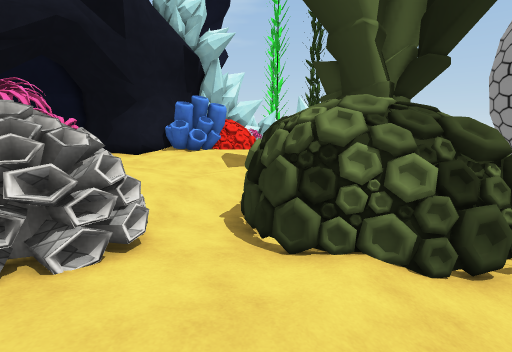
[1] (above)

18 first-person views from a walk through a scene from a Unity 3-D project. The camera is 1.5 m above the floor, tilts 10° down and sees 85° across. The floor is counted in squares, 1 m on a side. Each view is taken from the middle of a square. On the plan, view 1 faces up. The plan holds only what a view shows up to about 14 squares ahead; the rest is blank. The place goes on beyond the plan. Some animated figures are left out. Some surface patterns are stand-ins.

[2]
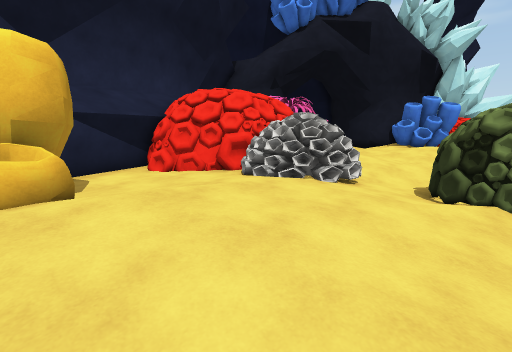

[3]
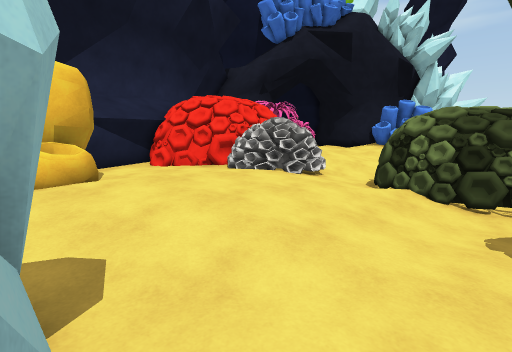

[4]
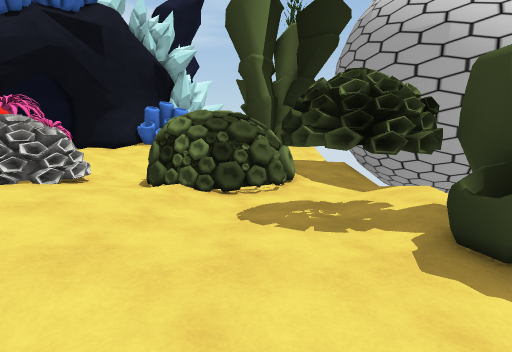

[5]
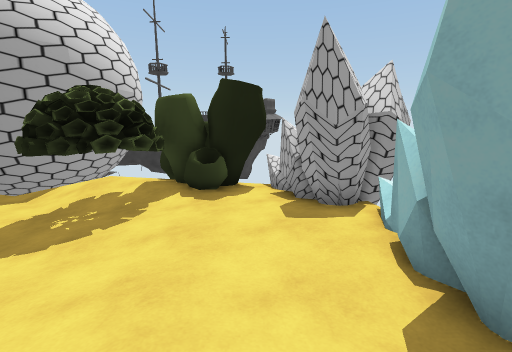

[6]
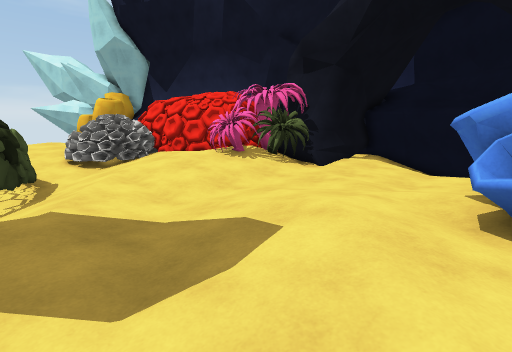

[7]
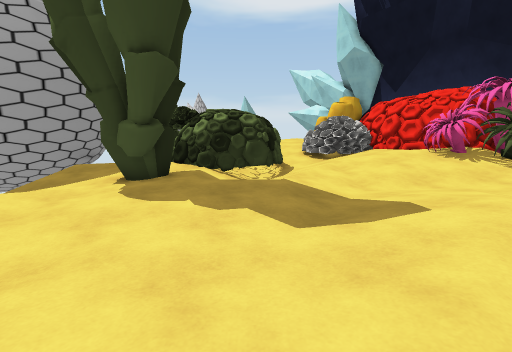

[8]
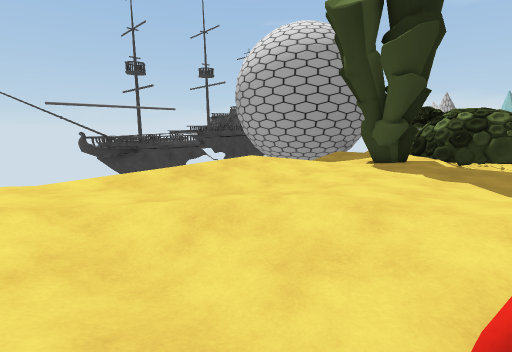

[9]
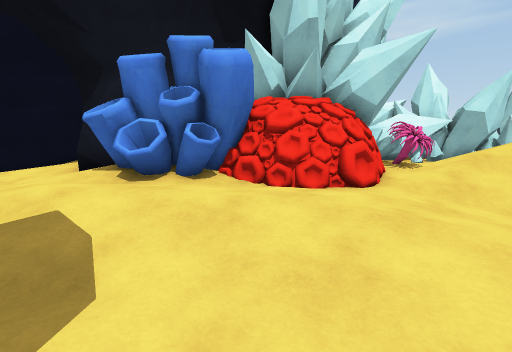

[10]
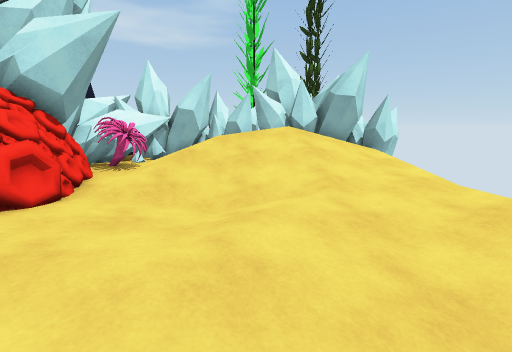

[11]
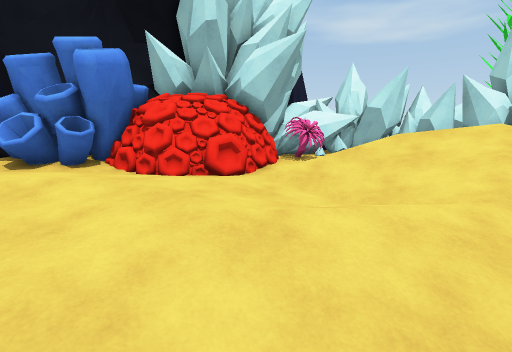

[12]
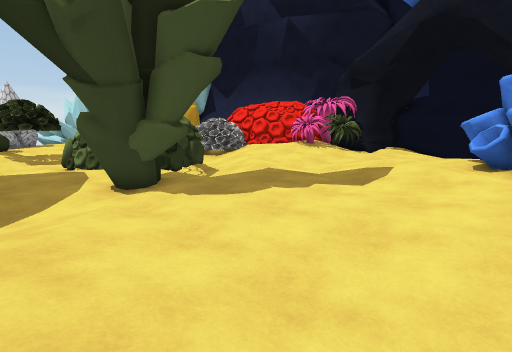

[13]
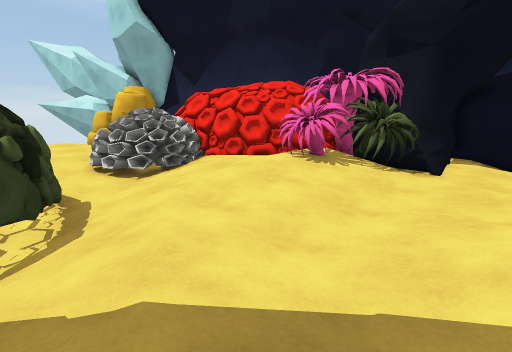

[14]
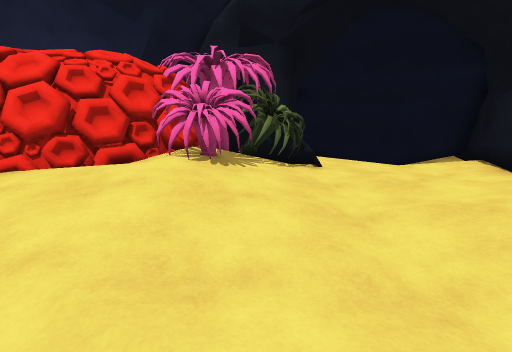

[15]
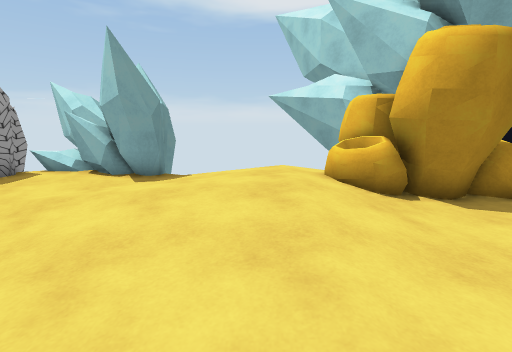

[16]
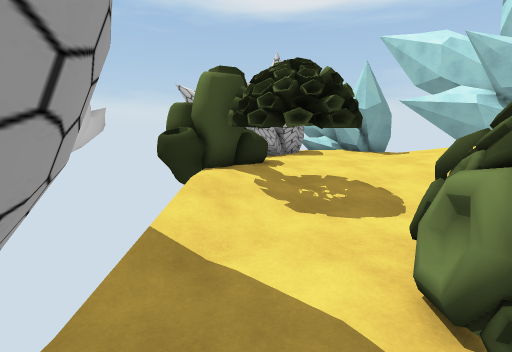

[17]
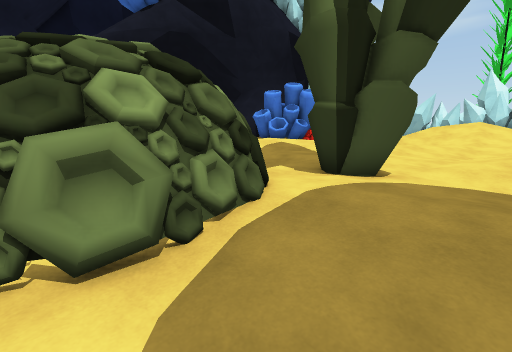

[18]
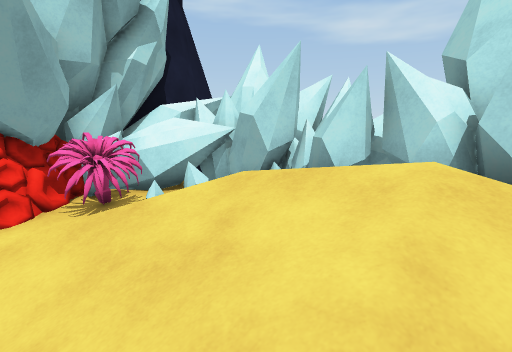

### Floor plan
Key: @ floor where view 1 was taken; # wall or solid block; . main floor; : floor 0.25 m higher than the main floor; - floor 0.25 m lower than the main floor; + floor 0.5 m higher than the main floor; _ floor 0.5 m lower than the main floor; < floor 0.75 m lower than the main floor; / step, stairs or slope; = window, fence, low wall or low ledge; ^ raised ledge; O other object.
Columns run from 14 left of view 1 to 9 right of it. Each row starts with its distance up from view 1.
 32              OOOOOO
 31              OOOOOO###
 30             #OOOOO#=###
 29            ###O    //###
 28            ####////////
 27            ##O=///////:
 26             ###///////:
 25             ##///////..
 24              ##/////...
 23              ##---/.--.
 22             ##..--/.--.
 21            ###.....---.
 20  ####     ##..:....-_-.
 19  #-/########::....---..
 18  # /..-.:##:::....---..
 17  #  ---...:::.....---.:
 16 ## /---...:://-....--.:
 15 ##/..--...../-.....--..
 14 #/.......-.-/-.....----
 13 #..===..------....##--_
 12 ####^###...--./--.###--
 11     ####::..-./_/.###--#
 10        ##::..//</=.....#
  9        ##+:.///##=#...##
  8         #+:.//## ^##--##
  7         #:://_#  ###--##
  6         #=##-_######-_##
  5         #^=##-######-__#
  4         ##^=#--####_-_/
  3         ##==/...--__-//
  2       ###/=/::..-__###/
  1      ##...:::::.---#####
  0      #....::::@..-.####
 -1      ##...:+++::.....##
 -2      ##...:++++::....=#
 -3       ####=+++::::::..#
 -4         ##=++::::::####
 -5          #:++::##^:###
 -6          #     ##### #

Where each view was taken, in squares from view 1:
view 1: 0 up, 0 right, facing up
view 2: 4 down, 2 right, facing up-left
view 3: 5 down, 4 right, facing up-left
view 4: 5 down, 4 right, facing up
view 5: 3 down, 1 left, facing right
view 6: 19 up, 1 right, facing down-left
view 7: 21 up, 1 right, facing down
view 8: 25 up, 0 right, facing down-right
view 9: 16 up, 3 right, facing up-left
view 10: 18 up, 4 right, facing up
view 11: 18 up, 6 right, facing up-left
view 12: 20 up, 8 right, facing down-left
view 13: 15 up, 1 right, facing down-left
view 14: 11 up, 0 right, facing left
view 15: 3 up, 2 left, facing down
view 16: 8 up, 7 right, facing down
view 17: 5 up, 8 right, facing up-left
view 18: 25 up, 6 right, facing up-left
